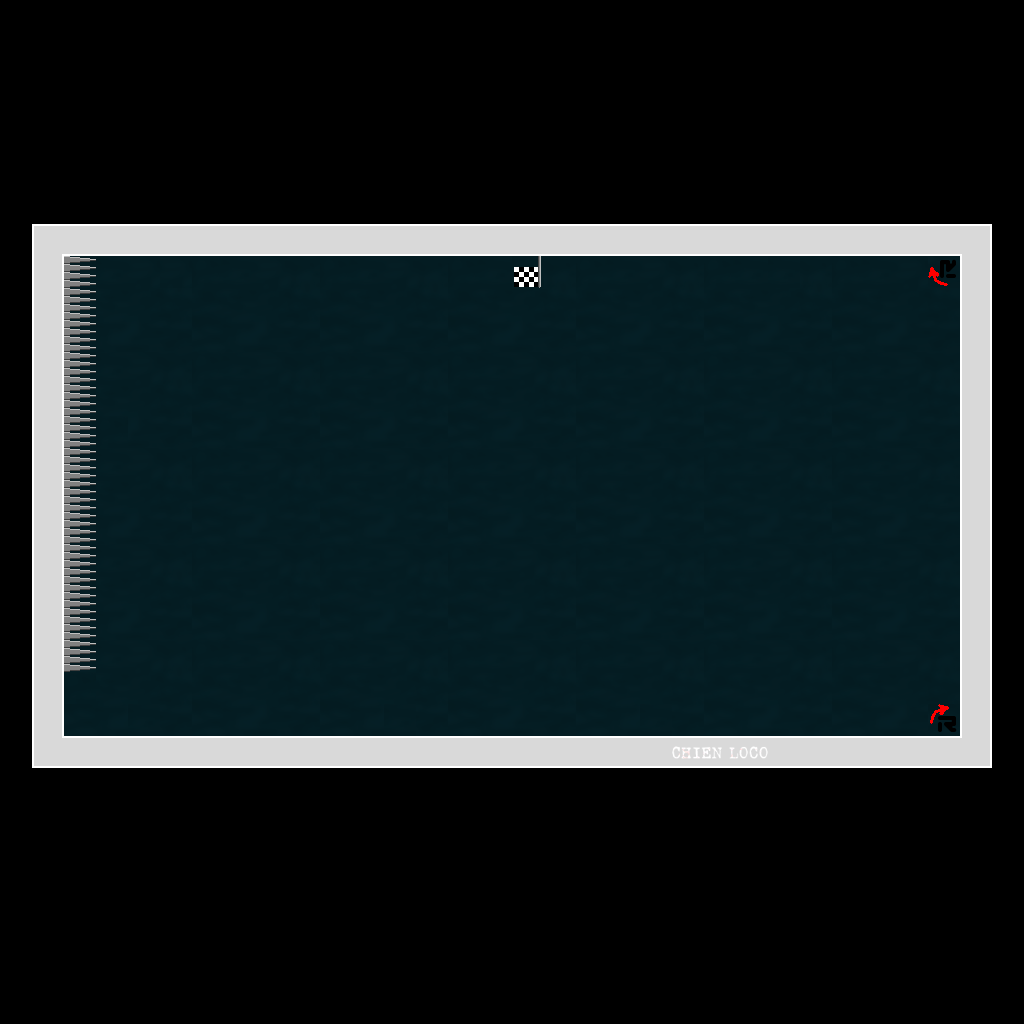

This is a level from a 2D game, rendered from its Tiled map with the project's own tilesets. A one-line summary and the complete map file follow:
An orthogonal 32x32 tile map with 32x32 px tiles, 1 tile layer (mapa), 1 hidden layer not drawn.

<map version="1.0" orientation="orthogonal" width="32" height="32" tilewidth="32" tileheight="32">
 <tileset firstgid="1" name="tileset" tilewidth="32" tileheight="32">
  <image source="../gfx/tileset.png" width="256" height="512" />
 </tileset>
 <layer name="mapa" width="32" height="32">
  <data encoding="csv">
0,0,0,0,0,0,0,0,0,0,0,0,0,0,0,0,0,0,0,0,0,0,0,0,0,0,0,0,0,0,0,0,
0,0,0,0,0,0,0,0,0,0,0,0,0,0,0,0,0,0,0,0,0,0,0,0,0,0,0,0,0,0,0,0,
0,0,0,0,0,0,0,0,0,0,0,0,0,0,0,0,0,0,0,0,0,0,0,0,0,0,0,0,0,0,0,0,
0,0,0,0,0,0,0,0,0,0,0,0,0,0,0,0,0,0,0,0,0,0,0,0,0,0,0,0,0,0,0,0,
0,0,0,0,0,0,0,0,0,0,0,0,0,0,0,0,0,0,0,0,0,0,0,0,0,0,0,0,0,0,0,0,
0,0,0,0,0,0,0,0,0,0,0,0,0,0,0,0,0,0,0,0,0,0,0,0,0,0,0,0,0,0,0,0,
0,0,0,0,0,0,0,0,0,0,0,0,0,0,0,0,0,0,0,0,0,0,0,0,0,0,0,0,0,0,0,0,
0,49,50,50,50,50,50,50,50,50,50,50,50,50,50,50,50,50,50,50,50,50,50,50,50,50,50,50,50,50,51,0,
0,57,94,12,13,13,11,12,13,14,11,12,13,14,11,12,97,14,11,12,13,14,11,12,12,14,11,12,13,116,59,0,
0,57,94,20,21,22,19,20,21,22,19,20,21,22,19,20,21,22,19,20,21,22,19,20,21,22,19,20,21,22,59,0,
0,57,94,28,29,30,27,28,29,30,27,28,29,30,27,28,29,30,27,28,29,30,27,28,29,30,27,28,29,30,59,0,
0,57,94,12,13,14,11,12,13,14,11,12,13,14,11,12,13,14,11,12,13,14,11,12,13,14,11,12,13,14,59,0,
0,57,94,20,21,22,19,20,21,22,19,20,21,22,19,20,21,22,19,20,21,22,19,20,21,22,19,20,21,22,59,0,
0,57,94,11,29,30,27,28,29,30,27,28,29,30,27,28,29,30,27,28,29,30,27,28,29,30,27,28,29,30,59,0,
0,57,94,12,13,14,11,12,13,14,11,12,13,14,11,12,13,14,11,12,13,14,11,12,13,14,11,12,13,14,59,0,
0,57,94,20,21,22,19,20,21,22,19,20,21,22,19,20,21,22,19,20,21,22,19,20,21,22,19,20,21,12,59,0,
0,57,94,28,29,30,27,28,29,30,27,28,29,30,27,28,29,30,27,28,29,30,27,28,29,30,27,28,29,30,59,0,
0,57,94,12,13,14,11,12,13,14,11,12,13,14,11,12,13,14,11,12,13,14,11,12,13,14,11,12,13,14,59,0,
0,57,94,20,21,22,19,20,21,22,19,20,21,22,19,20,21,22,19,20,21,22,19,20,21,22,19,20,21,22,59,0,
0,57,94,28,29,30,27,28,29,30,27,28,29,30,27,28,29,30,27,28,29,30,27,28,29,30,27,28,29,30,59,0,
0,57,94,12,13,14,11,12,13,14,11,12,13,14,11,12,13,14,11,12,13,14,11,12,13,14,11,12,13,14,59,0,
0,57,11,20,21,22,19,20,21,22,19,20,21,22,19,20,21,22,19,20,21,22,19,20,21,22,19,20,21,22,59,0,
0,57,27,28,12,30,27,28,29,30,27,28,12,30,27,28,29,30,27,28,12,30,27,28,29,30,27,28,29,113,59,0,
0,65,66,66,66,66,66,66,66,66,66,66,66,66,66,66,66,66,66,66,66,73,74,75,66,66,66,66,66,66,67,0,
0,0,0,0,0,0,0,0,0,0,0,0,0,0,0,0,0,0,0,0,0,0,0,0,0,0,0,0,0,0,0,0,
0,0,0,0,0,0,0,0,0,0,0,0,0,0,0,0,0,0,0,0,0,0,0,0,0,0,0,0,0,0,0,0,
0,0,0,0,0,0,0,0,0,0,0,0,0,0,0,0,0,0,0,0,0,0,0,0,0,0,0,0,0,0,0,0,
0,0,0,0,0,0,0,0,0,0,0,0,0,0,0,0,0,0,0,0,0,0,0,0,0,0,0,0,0,0,0,0,
0,0,0,0,0,0,0,0,0,0,0,0,0,0,0,0,0,0,0,0,0,0,0,0,0,0,0,0,0,0,0,0,
0,0,0,0,0,0,0,0,0,0,0,0,0,0,0,0,0,0,0,0,0,0,0,0,0,0,0,0,0,0,0,0,
0,0,0,0,0,0,0,0,0,0,0,0,0,0,0,0,0,0,0,0,0,0,0,0,0,0,0,0,0,0,0,0,
0,0,0,0,0,0,0,0,0,0,0,0,0,0,0,0,0,0,0,0,0,0,0,0,0,0,0,0,0,0,0,0
</data>
 </layer>
 <layer name="geometria" width="32" height="32" visible="0">
  <data encoding="csv">
0,0,0,0,0,0,0,0,0,0,0,0,0,0,0,0,0,0,0,0,0,0,0,0,0,0,0,0,0,0,0,0,
0,0,0,0,0,0,0,0,0,0,0,0,0,0,0,0,0,0,0,0,0,0,0,0,0,0,0,0,0,0,0,0,
0,0,0,0,0,0,0,0,0,0,0,0,0,0,0,0,0,0,0,0,0,0,0,0,0,0,0,0,0,0,0,0,
0,0,0,0,0,0,0,0,0,0,0,0,0,0,0,0,0,0,0,0,0,0,0,0,0,0,0,0,0,0,0,0,
0,0,0,0,0,0,0,0,0,0,0,0,0,0,0,0,0,0,0,0,0,0,0,0,0,0,0,0,0,0,0,0,
0,0,0,0,0,0,0,0,0,0,0,0,0,0,0,0,0,0,0,0,0,0,0,0,0,0,0,0,0,0,0,0,
0,0,0,0,0,0,0,0,0,0,0,0,0,0,0,0,0,0,0,0,0,0,0,0,0,0,0,0,0,0,0,0,
0,34,34,34,34,34,34,34,34,34,34,34,34,34,34,34,34,34,34,34,34,34,34,34,34,34,34,34,34,34,34,0,
0,34,36,0,0,0,0,0,0,0,0,0,0,0,0,0,35,0,0,0,0,0,0,0,41,0,0,0,0,0,34,0,
0,34,36,0,0,0,0,0,0,0,0,0,0,0,0,0,0,0,0,0,0,0,0,0,0,0,0,0,0,0,34,0,
0,34,36,0,0,0,0,0,0,0,0,0,0,0,0,0,0,0,0,0,0,0,0,0,0,0,0,0,0,0,34,0,
0,34,36,0,0,0,0,0,0,0,0,0,0,0,0,0,0,0,0,0,0,0,0,0,0,0,0,0,0,0,34,0,
0,34,36,0,0,0,0,0,0,0,0,0,0,0,0,0,0,0,0,0,0,0,0,0,0,0,0,0,0,0,34,0,
0,34,36,0,0,0,0,0,0,0,0,0,0,0,0,0,0,0,0,0,0,0,0,0,0,0,0,0,0,0,34,0,
0,34,36,0,0,0,0,0,0,0,0,0,0,0,0,0,0,0,0,0,0,0,0,0,0,0,0,0,0,0,34,0,
0,34,36,0,0,0,0,0,0,0,0,0,0,0,0,0,0,0,0,0,0,0,0,0,0,0,0,0,0,40,34,0,
0,34,36,0,0,0,0,0,0,0,0,0,0,0,0,0,0,0,0,0,0,0,0,0,0,0,0,0,0,0,34,0,
0,34,36,0,0,0,0,0,0,0,0,0,0,0,0,0,0,0,0,0,0,0,0,0,0,0,0,0,0,0,34,0,
0,34,36,0,0,0,0,0,0,0,0,0,0,0,0,0,0,0,0,0,0,0,0,0,0,0,0,0,0,0,34,34,
0,34,36,0,0,0,0,0,0,0,0,0,0,0,0,0,0,0,0,0,0,0,0,0,0,0,0,0,0,0,34,0,
0,34,36,0,0,0,0,0,0,0,0,0,0,0,0,0,0,0,0,0,0,0,0,0,0,0,0,0,0,0,34,0,
0,34,0,0,0,0,0,0,0,0,0,0,0,0,0,0,0,0,0,0,0,0,0,0,0,0,0,0,0,0,34,0,
0,34,33,0,37,0,0,0,0,0,0,0,38,0,0,0,0,0,0,0,39,0,0,0,0,0,0,0,0,0,34,0,
0,34,34,34,34,34,34,34,34,34,34,34,34,34,34,34,34,34,34,34,34,34,34,34,34,34,34,34,34,34,34,0,
0,0,0,0,0,0,0,0,0,0,0,0,0,0,0,0,0,0,0,0,0,0,0,0,0,0,0,0,0,0,0,0,
0,0,0,0,0,0,0,0,0,0,0,0,0,0,0,0,0,0,0,0,0,0,0,0,0,0,0,0,0,0,0,0,
0,0,0,0,0,0,0,0,0,0,0,0,0,0,0,0,0,0,0,0,0,0,0,0,0,0,0,0,0,0,0,0,
0,0,0,0,0,0,0,0,0,0,0,0,0,0,0,0,0,0,0,0,0,0,0,0,0,0,0,0,0,0,0,0,
0,0,0,0,0,0,0,0,0,0,0,0,0,0,0,0,0,0,0,0,0,0,0,0,0,0,0,0,0,0,0,0,
0,0,0,0,0,0,0,0,0,0,0,0,0,0,0,0,0,0,0,0,0,0,0,0,0,0,0,0,0,0,0,0,
0,0,0,0,0,0,0,0,0,0,0,0,0,0,0,0,0,0,0,0,0,0,0,0,0,0,0,0,0,0,0,0,
0,0,0,0,0,0,0,0,0,0,0,0,0,0,0,0,0,0,0,0,0,0,0,0,0,0,0,0,0,0,0,0
</data>
 </layer>
</map>